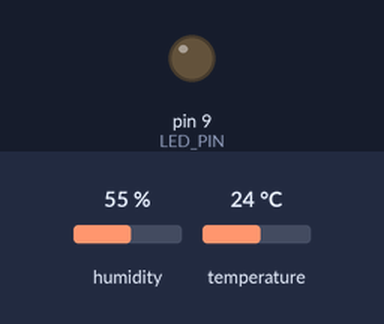
The sketch below on a simulated Arduino Uno, built with avr-gcc and run on an emulated ATmega328P. Shown: output pins drawn as LEDs (lit = HIGH). The test bench sets the inputs (shaded band); at power-on: temperature 24 °C, humidity 55 %. What the sketch prints to the serial monitor is not drawn.

Above: at 4.8 s.
4.9 s: temperature set to 27 °C
9.9 s: temperature set to 30 °C
At 12.8 s:
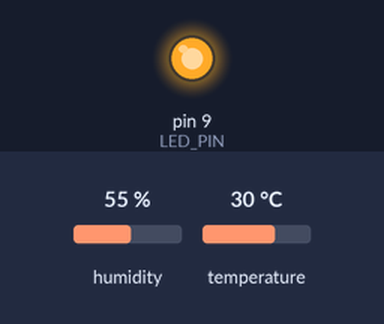
14.9 s: temperature set to 12 °C
At 17.3 s:
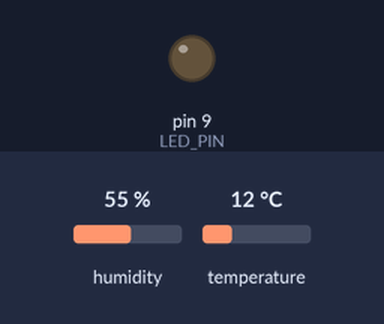
19.9 s: temperature set to 33 °C
At 21.1 s:
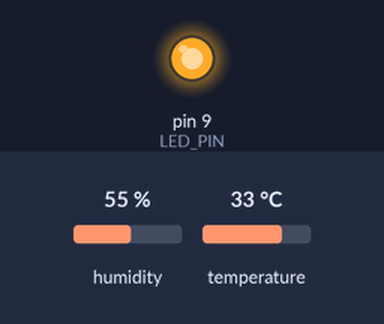
Timing chart, 0 to 22.9 s (numbered marks = the images above; inputs shaded):
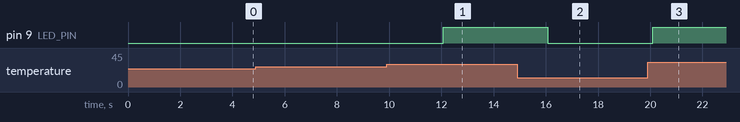

The sketch:

reto_4.ino
```cpp
#include <Arduino_FreeRTOS.h>
#include <queue.h>
#include <DHT.h>

// ----------------- CONFIGURACIÓN -----------------
#define DHTPIN 2       // Pin de datos del sensor DHT11
#define DHTTYPE DHT11  // Tipo de sensor
#define LED_PIN 9      // LED que se enciende con temperatura alta

DHT dht(DHTPIN, DHTTYPE);

// Cola para comunicar tareas
QueueHandle_t colaTemperatura;

// Umbral de temperatura (ejemplo: 28 °C)
const float UMBRAL_TEMP = 28.0;

// ----------------- SETUP -----------------
void setup() {
  Serial.begin(9600);
  dht.begin();
  pinMode(LED_PIN, OUTPUT);

  // Crear cola con capacidad para 5 elementos tipo float
  colaTemperatura = xQueueCreate(5, sizeof(float));

  if (colaTemperatura != NULL) {
    // Crear tareas
    xTaskCreate(TareaLectura, "Lectura", 128, NULL, 2, NULL);
    xTaskCreate(TareaProcesamiento, "Procesamiento", 128, NULL, 1, NULL);
    xTaskCreate(TareaMonitoreo, "Monitoreo", 128, NULL, 1, NULL);
  }
}

// ----------------- LOOP -----------------
void loop() {
  // No se usa en FreeRTOS
}

// ----------------- TAREAS -----------------

// Tarea de Lectura del sensor
void TareaLectura(void *pvParameters) {
  (void) pvParameters;
  for (;;) {
    float temperatura = dht.readTemperature();
    if (!isnan(temperatura)) {
      // Enviar temperatura a la cola
      xQueueSend(colaTemperatura, &temperatura, portMAX_DELAY);
    }
    vTaskDelay(2000 / portTICK_PERIOD_MS);  // cada 2 segundos
  }
}

// Tarea de Procesamiento
void TareaProcesamiento(void *pvParameters) {
  (void) pvParameters;
  float valorRecibido;
  for (;;) {
    if (xQueueReceive(colaTemperatura, &valorRecibido, portMAX_DELAY)) {
      Serial.print("🌡️ Temperatura: ");
      Serial.print(valorRecibido);
      Serial.println(" °C");

      // Control de LED según umbral
      if (valorRecibido > UMBRAL_TEMP) {
        digitalWrite(LED_PIN, HIGH);
        Serial.println("⚠️ Temperatura ALTA -> LED encendido");
      } else {
        digitalWrite(LED_PIN, LOW);
        Serial.println("✅ Temperatura normal -> LED apagado");
      }
    }
  }
}

// Tarea de Monitoreo
void TareaMonitoreo(void *pvParameters) {
  (void) pvParameters;
  for (;;) {
    Serial.println("🟢 Sistema en funcionamiento...");
    vTaskDelay(5000 / portTICK_PERIOD_MS);  // cada 5 segundos
  }
}
```

Measured:
- the behaviour switches between 28 and 29 °C on temperature (found by bisection; images 0 and 1)
- after the input at 4.9 s, every drawn part: stays the same
- after the input at 9.9 s, pin 9 (LED_PIN): LOW → HIGH after 2.2 s
- after the input at 14.9 s, pin 9 (LED_PIN): HIGH → LOW after 1.2 s
- after the input at 19.9 s, pin 9 (LED_PIN): LOW → HIGH after 0.19 s
